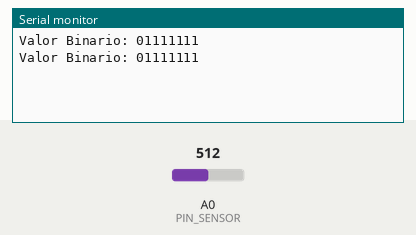
A sketch run on a simulated Arduino Uno, built with avr-gcc and run on an emulated ATmega328P. On the bench: the last lines printed to the serial monitor. The inputs (shaded band) are chosen by the test bench; at power-on: A0 (PIN_SENSOR) = 512.

Above: at 2.8 s.
2.9 s: A0 (PIN_SENSOR) set to 716
At 5.2 s:
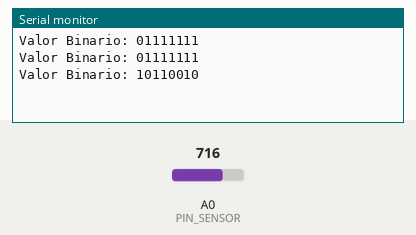
5.6 s: A0 (PIN_SENSOR) set to 900
At 6.8 s:
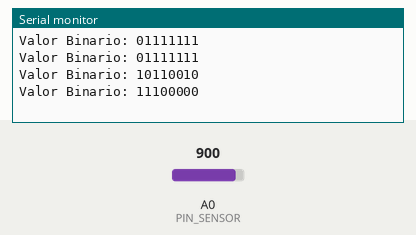
Timing chart, 0 to 8.6 s (numbered marks = the images above; inputs shaded):
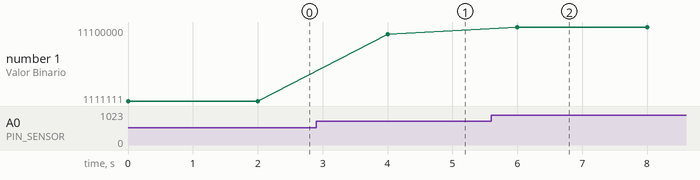

The sketch:

Convertidor.ino
```cpp
#define PIN_SENSOR A0

void setup() {
  Serial.begin(9600);  // Iniciar la comunicación serial a 9600 bps
}

void loop() {
  int valorAnalogico = analogRead(PIN_SENSOR);  // Leer el valor analógico del pin A0
  int valorBinario = map(valorAnalogico, 0, 1023, 0, 255);  // Convertir a valor de 8 bits (0-255)

  // Convertir el valor binario a una cadena de 8 bits
  char cadenaBinaria[9];
  for (int i = 7; i >= 0; i--) {
    if (valorBinario & (1 << i)) {
      cadenaBinaria[7 - i] = '1';
    } else {
      cadenaBinaria[7 - i] = '0';
    }
  }
  cadenaBinaria[8] = '\0'; // Agregar el carácter nulo al final de la cadena

  // Enviar los datos por el puerto serie
  Serial.print("Valor Binario: ");
  Serial.println(cadenaBinaria);

  delay(2000);  // Esperar 1 segundo antes de la siguiente lectura
}
```

Measured:
- after the input at 2.9 s, the serial monitor: prints a new line after 1.1 s (image 1)
- after the input at 5.6 s, the serial monitor: prints a new line after 0.40 s (image 2)
- plotted number 1: 1111111 → 10110010 after the input at 2.9 s, 10110010 → 11100000 after the input at 5.6 s
